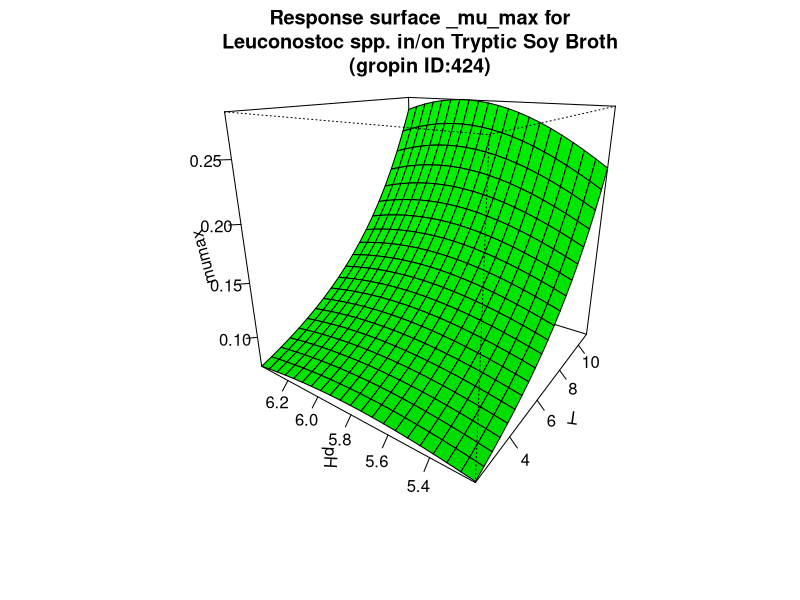

Here is the R script that generated this plot:
#############################
# start of Parameter script
#############################
T <- seq(2.002,10.989010989011,length.out=21)
pH <- seq(5.2052,6.39360639360639,length.out=21)
#############################
# end of Parameter script
#############################
############################# 
# start of Model script Gropin ID 424 
#############################
 
# constant coefficients for this model
 
variables <- data.frame(T,pH)
argumentsPar <- unique.data.frame(expand.grid(variables))
 
# heart of the model
response_surface <- function(T,pH) {
   mumax <-exp(-12.65+0.004234*(T^2)-0.3024*(pH^2)+0.01535*T*pH-0.004356*T+3.467*pH)

	return(mumax=mumax)
} 

# output parameters
responseSurface <- cbind(argumentsPar,response_surface(argumentsPar['T'],argumentsPar['pH']))
colnames(responseSurface) <- c(colnames(argumentsPar),'mumax')
#############################
# End of Model script
#############################
############################# 
# start of Visualisation script Gropin ID 424 
#############################
titleText <-'Response surface _mu_max for
Leuconostoc spp. in/on Tryptic Soy Broth
(gropin ID:424)'
persp(T,pH,matrix(unlist(responseSurface$'mumax'),nrow=21),col = 'green',xlab='T',ylab='pH',zlab='mumax',main=titleText,theta=305,phi=20,shade=0.25,ticktype = 'detailed')
#############################
# End of Visualisation script
#############################
